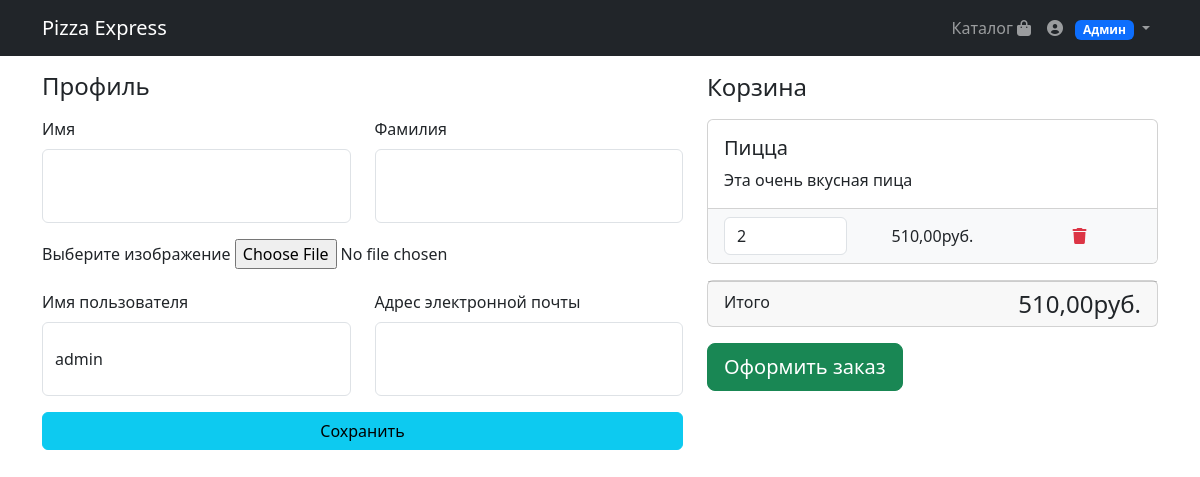
Page /users/profile/ (signed in) on the committed database.
### users/models.py (models this page shows, shortened)
class User(AbstractUser):
    ROLE_CHOICES = (
        ('admin', 'Админ'),
        ('manager', 'Менеджер'),
        ('user', 'Пользователь'),
    )
    role = models.CharField(max_length=20, choices=ROLE_CHOICES, default='user')
    image = models.ImageField(upload_to='users_images', null=True, blank=True)

### products/models.py (models this page shows, shortened)
class Basket(models.Model):
    user = models.ForeignKey(to=User, on_delete=models.CASCADE)
    product = models.ForeignKey(to=Product, on_delete=models.CASCADE)
    quantity = models.PositiveIntegerField(default=0)
    created_timestamp = models.DateTimeField(auto_now_add=True) #* Если создался новый объект то ему присваивает текущую дату
    objects = BasketQuerySet.as_manager()
    def sum(self):
        return self.quantity * self.product.price

class Product(models.Model):
  name = models.CharField(max_length=256)
  description = models.TextField(null=True, blank=True)
  price = models.DecimalField(max_digits=6, decimal_places=2)
  quantity = models.PositiveIntegerField(default=0)
  image = models.ImageField(upload_to='products_images')
  class Meta:
    verbose_name = 'Продукт'
    verbose_name_plural = 'Продукты'
  category = models.ForeignKey(to=ProductCategory, on_delete=models.CASCADE) #!Привязка к категории

### users/views.py (the view)
# urls.py: path('profile/', profile, name='profile'),
@login_required
def profile(request):
    if request.method == 'POST':
        form = UserProfileForm(data=request.POST, instance=request.user)
        if form.is_valid():
            form.save()
            return HttpResponseRedirect(reverse('users:profile'))
    else:
        form = UserProfileForm(instance=request.user)
    context = {
        'form': form,
        'baskets': Basket.objects.filter(user=request.user),
    }
    return render(request, 'user/profile.html', context)

### users/forms.py
class UserProfileForm(UserChangeForm):
    first_name = forms.CharField(widget=forms.TextInput(attrs={'class': 'form-control py-4'}))
    last_name = forms.CharField(widget=forms.TextInput(attrs={'class': 'form-control py-4'}))
    image = forms.ImageField(widget=forms.FileInput(attrs={'class': 'custom-file-input'}), required=False)
    username = forms.CharField(widget=forms.TextInput(attrs={'class': 'form-control py-4', 'readonly': True}))
    email = forms.CharField(widget=forms.TextInput(attrs={'class': 'form-control py-4', 'readonly': True}))
    class Meta:
        model = User
        fields = ('first_name', 'last_name', 'image', 'username', 'email')

### products/models.py (called while the page is built)
  def total_sum(self):
    return sum(basket.sum() for basket in self)

  def total_quantity(self):
    return sum(basket.quantity for basket in self)

### users/templates/user/profile.html (shortened to what this page needs)
{% extends 'products/base.html' %} {% load static %}
{% block css %}
	<link href="{% static 'css/profile.css' %}" rel="stylesheet" />
{% endblock %}
{% block content %}
<div class="container">
    <div class="row">
        <div class="col-lg-7">
            <h4 class="mt-3 mb-3">Профиль</h4>
            <form action="{% url 'users:profile' %}" method="post" enctype="multipart/form-data">
                <div class="row mb-3">
                    <div class="col-lg-6">
                        <label for="{{ form.first_name.id_for_label }}" class="form-label">Имя</label>
                        {{ form.first_name }}
                    </div>
                    <div class="col-lg-6">
                        <label for="{{ form.last_name.id_for_label }}" class="form-label">Фамилия</label>
                        {{ form.last_name }}
                    </div>
                </div>
                <div class="mb-3">
                    <label for="{{ form.image.id_for_label }}" class="form-label">Выберите изображение</label>
                    {{ form.image }}
                </div>
                <div class="row mb-3">
                    <div class="col-lg-6">
                        <label for="{{ form.username.id_for_label }}" class="form-label">Имя пользователя</label>
                        {{ form.username }}
                    </div>
                    <div class="col-lg-6">
                        <label for="{{ form.email.id_for_label }}" class="form-label">Адрес электронной почты</label>
                        {{ form.email }}
                    </div>
                </div>
                <div class="mb-3">
                    <button type="submit" class="btn btn-info w-100">Сохранить</button>
                </div>
            </form>
        </div>
        <div class="col-lg-5">
            {% include 'products/basket.html' %}
        </div>
    </div>
</div>
{% endblock %}

### products/templates/products/basket.html
{% if baskets %}
<h4 class="mt-3 mb-3 d-flex justify-content-between align-items-center">
	Корзина
	<span class="badge badge-secondary badge-pill"
		>{{ baskets.total_quantity }}</span
	>
</h4>
{% for basket in baskets %}
<div class="card mb-3">
	<div class="card-body">
		<h5 class="card-title">{{ basket.product.name }}</h5>
		<p class="card-text">{{ basket.product.description }}</p>
	</div>
	<ul class="list-group list-group-flush">
		<li class="list-group-item bg-light">
			<div class="row text-center align-items-center">
				<div class="col-lg-4">
					<input
						name="basketID"
						type="number"
						class="form-control"
						value="{{ basket.quantity }}"
						min="0"
					/>
				</div>
				<div class="col-lg-4">
					<span class="font-weight-bold">{{ basket.sum }}руб.</span>
				</div>
				<div class="col-lg-4 text-right">
					<a
						href="{% url 'products:basket_remove' basket.id %}"
						class="text-danger"
					>
						<i class="fas fa-trash"></i>
					</a>
				</div>
			</div>
		</li>
	</ul>
</div>
{% endfor %}
<div class="card mb-3">
	<div class="card-footer d-flex justify-content-between">
		<p class="mb-0">Итого</p>
		<h4 class="mb-0">{{ baskets.total_sum }}руб.</h4>
	</div>
</div>
<a class="btn btn-success btn-lg float-right" href="#"> Оформить заказ </a>
{% else %}
<h4 class="mt-3 mb-3 text-center">Корзина пуста</h4>
{% endif %}

### static/css/profile.css (style rules this page uses)
body { padding-top: 56px; }

### rows in the picture
User: username "admin"
Basket: product.name "Пицца", product.description "Эта очень вкусная пица", basketID "2", sum "510,00", total_sum "510,00"
